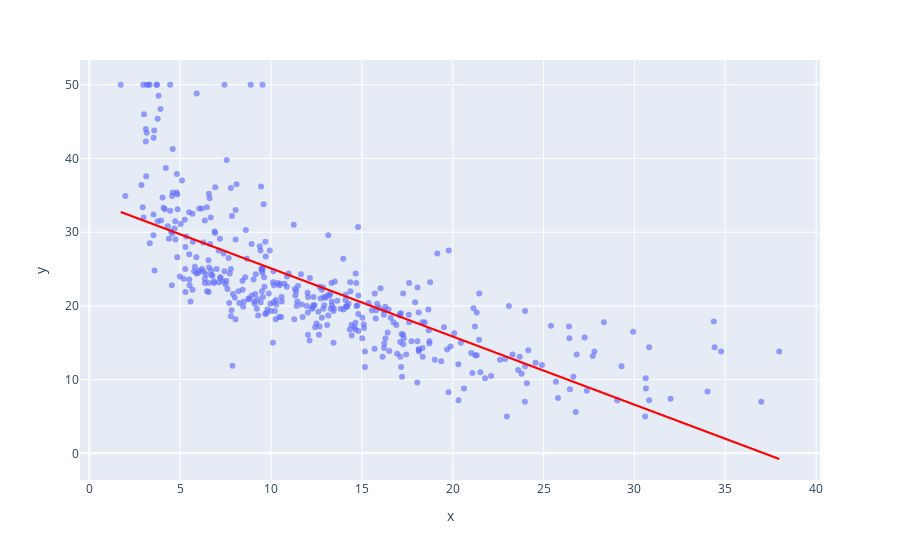

This figure's notebook cell:
### Markdown cell above
Regressionsgerade für RM (durchschnittliche Anzahl der Zimmer pro Wohnung)

### Code cell
px.scatter(x=X_train['LSTAT'], y=y_train, opacity=0.65, 
                trendline='ols', trendline_color_override='red')

### Figure 1 — Plotly figure (JSON) as saved in the notebook; plotly's stock layout.template omitted (floating-point values rounded to 4 significant figures; data arrays with more than 128 entries replaced by an {"elided": "..."} marker saying what was removed)
{"data": [{"hovertemplate": "x=%{x}<br>y=%{y}<extra></extra>", "legendgroup": "", "marker": {"color": "#636efa", "opacity": 0.65, "symbol": "circle"}, "mode": "markers", "name": "", "orientation": "v", "showlegend": false, "type": "scatter", "x": {"elided": "404 float values"}, "xaxis": "x", "y": {"elided": "404 float values"}, "yaxis": "y"}, {"hovertemplate": "<b>OLS trendline</b><br>y = -0.924417 * x + 34.335<br>R<sup>2</sup>=0.549528<br><br>x=%{x}<br>y=%{y} <b>(trend)</b><extra></extra>", "legendgroup": "", "line": {"color": "red"}, "marker": {"color": "#636efa", "symbol": "circle"}, "mode": "lines", "name": "", "showlegend": false, "type": "scatter", "x": {"elided": "404 float values"}, "xaxis": "x", "y": {"elided": "404 float values"}, "yaxis": "y"}], "layout": {"legend": {"tracegroupgap": 0}, "margin": {"t": 60}, "xaxis": {"anchor": "y", "domain": [0, 1], "title": {"text": "x"}}, "yaxis": {"anchor": "x", "domain": [0, 1], "title": {"text": "y"}}}}
